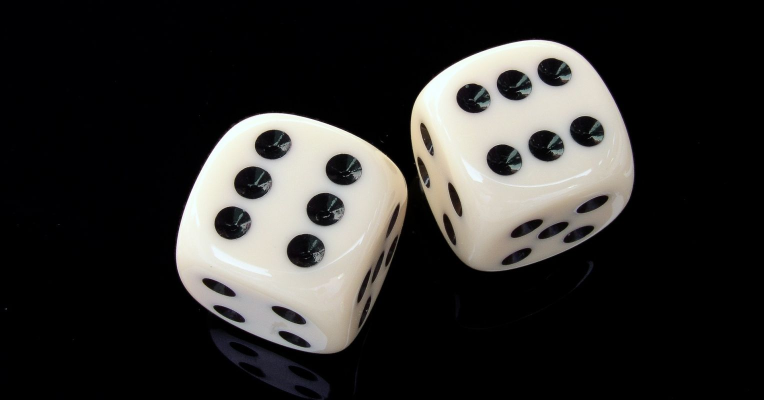
#> input picture images/dice_pic.jpg, 1528 x 800 px, found by its file name (shown at 1/2 size)
$ python DiceMap_distance_bw.py   (older library calls are emulated)
#> lines starting #> are read from the running program, lines starting #| are printed output that depends on the picture; after the words box and inside, x2 and y2 are one past the last pixel; in counts of white or black regions, pixels touching at a corner belong together
# -*- coding: utf-8 -*-
"""
Created on Sun Oct 10 18:13:57 2021

@author: Ben3
"""

import numpy as np
import matplotlib.pyplot as plt
from PIL import Image
import os
import skimage.io
import skimage.util
from scipy import interpolate
from scipy.spatial import distance
import math
from tqdm import tqdm

def factor(num):
    factors = []
    for i in range(1, num+1):
        if(num % i) == 0:
            factors.append(i)
    return factors

def crop(im, newSize=(-1, -1, -1, -1)):
    #crop image to a default or specified size. (-1, -1, -1, -1) denotes defualt
    #default cropping is each axis is rounded down to nearest hundred and cropped from both ends.
    #Rough way to give each image the maximum number of common factors for different granularity in
    #dice coverage while keeping as much of the (centered) image as possible
    if newSize == (-1, -1, -1, -1):
        i = math.floor(im.shape[0]/100) * 100
        j = math.floor(im.shape[1]/100) * 100
        i_delta = im.shape[0]-i
        j_delta = im.shape[1]-j
        i1 = int(i_delta/2)
        i2 = int(i1 + i)
        j1 = int(j_delta/2)
        j2 = int(j1 + j)
        return im[i1:i2,j1:j2]
    else:
        return im[newSize[0]:newSize[1], newSize[2]:newSize[3]]

# [42 lines left out: function DiceMap, not called in this run]


root = "XXX" #your path here
image_fname = 'dice_pic.jpg' #filename of the image you want to convert to dice

template_obj = Image.open(os.path.join(root, "images", image_fname))
#> template_obj is the input picture: PIL image 1528x800 RGB; mean R, G, B 47.3, 46.1, 44.3
template_obj_bw = template_obj.convert('1')
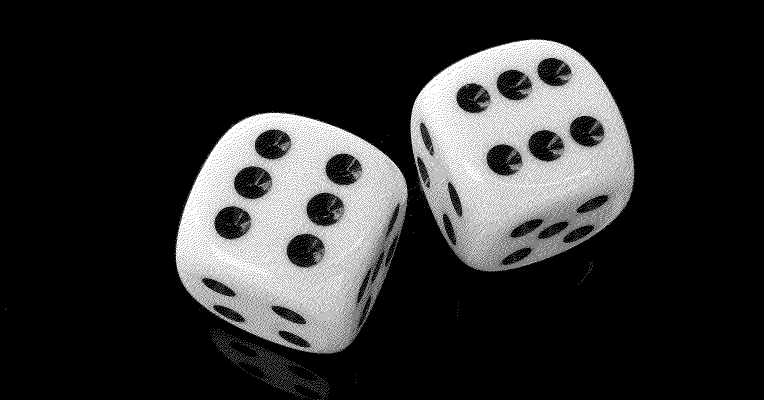
#> template_obj_bw: PIL image 1528x800 1 (shown at 1/2 size); 18.1% white in thin lines or dots, all inside (x1, y1, x2, y2) = (11, 77, 1270, 800)
template_bw = crop(np.array(template_obj_bw))
#> in crop, `return im[i1:i2,j1:j2]`:
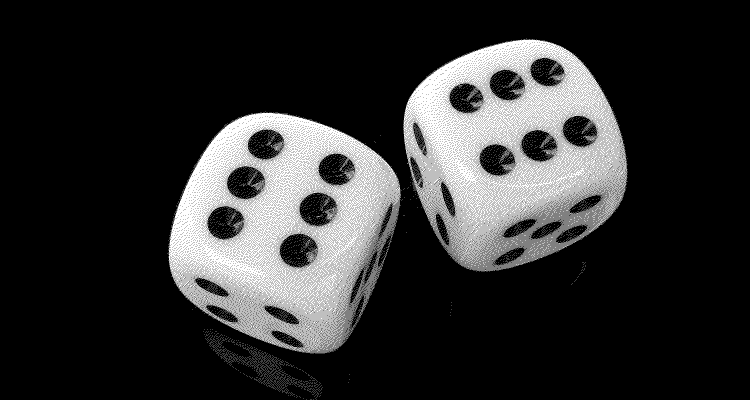
#> returned value: shape (800, 1500) bool (shown at 1/2 size); 18.4% white in thin lines or dots, all inside (x1, y1, x2, y2) = (335, 77, 1256, 800)
print(template_bw.shape)
#| (800, 1500)
pixel_choices = sorted(list(set(factor(template_bw.shape[0])) & set(factor(template_bw.shape[1]))))[1:] #don't include 1
#> pixel_choices = [2, 4, 5, 10, 20, 25, 50, 100]
print(pixel_choices)
#| [2, 4, 5, 10, 20, 25, 50, 100]
cut = -1
while cut not in pixel_choices:
#> (the run stopped early here; a loop or call above may not have finished)
